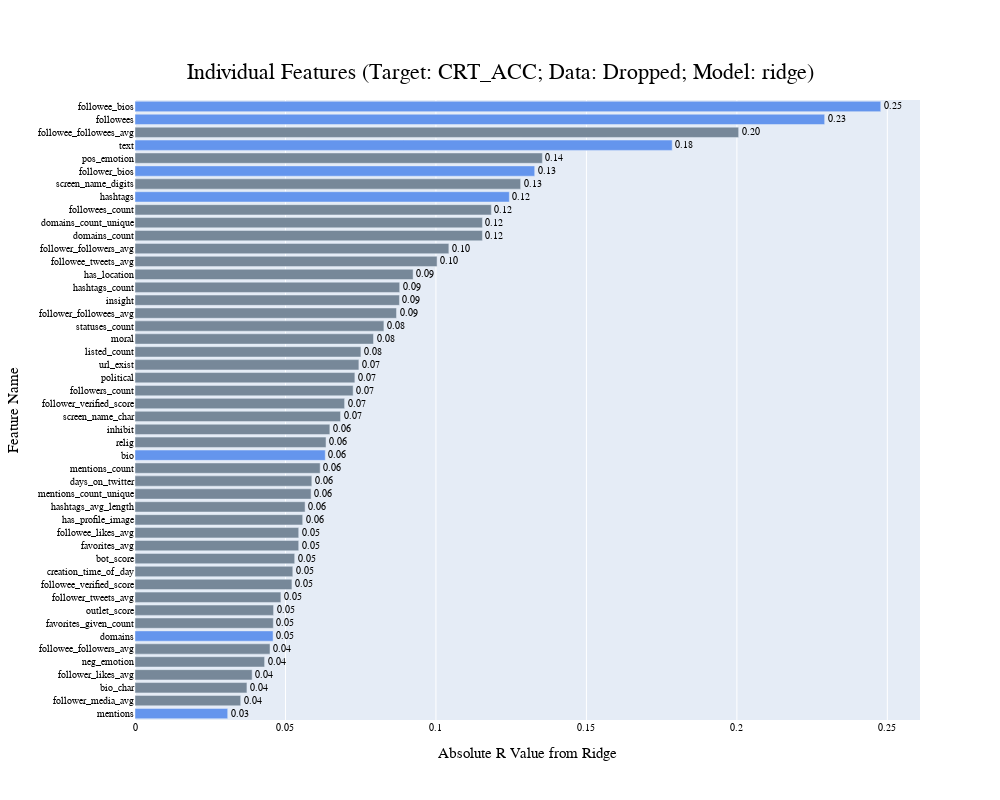
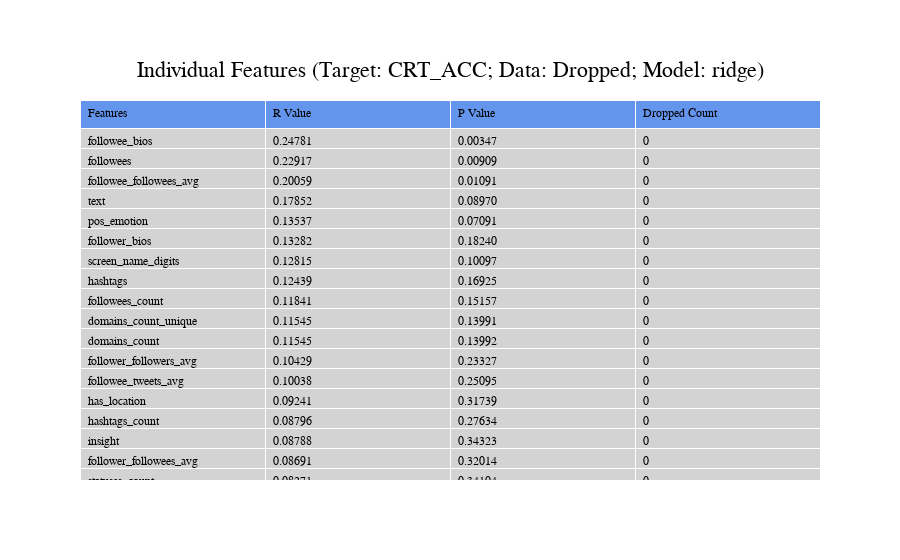

Source (notebook cell) for these figures, in order:
### Code cell
# run this cell to get the best n_components and min_df from tuning in Section 1 and transform the new data 
# best_components = {}
# best_mindf = {}
individual_results_df = pd.DataFrame({})
# feature_dict = {}

# for feat in text_features: 
#     best_components[feat] = tuning.get_optimal_mappings(feat, RESULTS_FOLDER_HISTORY_SVD, 'n_components')[0]
#     best_mindf[feat] = tuning.get_optimal_mappings(feat, RESULTS_FOLDER_HISTORY_MINDF, 'min_df')[0]
    
for feature in target_feats:
    
    print("~~~~~~~~~~~~~~~~~~~~~~~~")
    print(feature)
    
    # choose random splits
#     splits = []
#     for i in range(0, MY_SPLITS):
#         n = random.randint(0, 999999)
#         splits.append(n)
    
    # create X and Y from data 
    X_original = data[feature]
    Y_original = data[MY_TARGET]
    
    # set r and p sums to 0
    total_r = 0
    total_p = 0
    
    for s in [1,2,3,4,5]:
        # split data into train test set
        X_train, X_test, Y_train, Y_test = model.split_data(X_original, Y_original, MY_TARGET, .2, s)
        
        # transform data 
        if feature in text_features:
            if feature == 'bio': # bio max min_df is much smaller than the other text features 
                MY_MAXMINDF = 10
            else:
                MY_MAXMINDF = 40
            best_mindfs = model.tune_mindf(feature, MY_TARGET, X_train, Y_train, MY_MAXMINDF, MY_SPLITS, 20, my_binary=False)
            X, Y, na_count = model.transform_feature(data, feature, MY_TARGET, my_min_df=best_mindfs[0], 
                                     my_n_components=20, my_binary=False)
        else:
            X, Y, na_count = model.transform_feature(data, feature, MY_TARGET)
        
        # split data into train test set (same split)
        X_train, X_test, Y_train, Y_test = model.split_data(X, Y, MY_TARGET, .2, s)
        
        # feature selection with ElasticNet on train set 
        X_train, X_test, Y_train, Y_test = model.feature_selection(X_train, X_test, Y_train, Y_test)
        
#         # add to feature dict
#         feature_dict[feature] = [X_train, X_test, Y_train, Y_test]
        
        # predict on test set 
        results = model.predict(X_train, X_test, Y_train, Y_test, MY_MODEL, MY_PARAMS)
        
        print(results)
        
        # add to r, p totals
        total_r += results['r']
        total_p += results['p']
    
    # add individual feature results to results dataframe
    f_results = {}
    f_results['r'] = total_r /  MY_SPLITS
    f_results['p'] = total_p / MY_SPLITS
    f_results['feature'] = feature
    f_results['na_count'] = na_count
        
    individual_results_df = individual_results_df.append(f_results, ignore_index = True)

# create and show plots
plot, chart = model.create_plotly_individual(individual_results_df, MY_TARGET, DATAFRAME_TYPE, MY_MODEL)
plot.show()
chart.show()

# save results and plots 
isExist = os.path.exists(RESULTS_FOLDER_IF)
if not isExist:
    os.makedirs(RESULTS_FOLDER_IF)  
individual_results_df.to_pickle(RESULTS_FOLDER_IF + 'individual_features_df.pickle')
plot.write_html(RESULTS_FOLDER_IF + "individual_features_plot.html")
chart.write_html(RESULTS_FOLDER_IF + "individual_features_chart.html")

### Figure 1 — Plotly figure (JSON) as saved in the notebook; plotly's stock layout.template omitted (floating-point values rounded to 4 significant figures)
{"data": [{"marker": {"color": ["cornflowerblue", "lightslategray", "lightslategray", "lightslategray", "lightslategray", "lightslategray", "cornflowerblue", "lightslategray", "lightslategray", "lightslategray", "lightslategray", "lightslategray", "lightslategray", "lightslategray", "lightslategray", "lightslategray", "lightslategray", "lightslategray", "lightslategray", "lightslategray", "cornflowerblue", "lightslategray", "lightslategray", "lightslategray", "lightslategray", "lightslategray", "lightslategray", "lightslategray", "lightslategray", "lightslategray", "lightslategray", "lightslategray", "lightslategray", "lightslategray", "lightslategray", "lightslategray", "lightslategray", "lightslategray", "lightslategray", "lightslategray", "cornflowerblue", "lightslategray", "cornflowerblue", "lightslategray", "cornflowerblue", "lightslategray", "cornflowerblue", "cornflowerblue"]}, "orientation": "h", "text": ["0.03", "0.04", "0.04", "0.04", "0.04", "0.04", "0.05", "0.05", "0.05", "0.05", "0.05", "0.05", "0.05", "0.05", "0.05", "0.06", "0.06", "0.06", "0.06", "0.06", "0.06", "0.06", "0.06", "0.07", "0.07", "0.07", "0.07", "0.07", "0.08", "0.08", "0.08", "0.09", "0.09", "0.09", "0.09", "0.10", "0.10", "0.12", "0.12", "0.12", "0.12", "0.13", "0.13", "0.14", "0.18", "0.20", "0.23", "0.25"], "textfont": {"size": 10}, "textposition": "outside", "type": "bar", "x": [0.03081, 0.03513, 0.0372, 0.03893, 0.04307, 0.04487, 0.04588, 0.04597, 0.04605, 0.04847, 0.05215, 0.05244, 0.05307, 0.0544, 0.05441, 0.05572, 0.05652, 0.05851, 0.05876, 0.06153, 0.06323, 0.06348, 0.06475, 0.0683, 0.06965, 0.07248, 0.07306, 0.07439, 0.07508, 0.07925, 0.08271, 0.08691, 0.08788, 0.08796, 0.09241, 0.1004, 0.1043, 0.1155, 0.1155, 0.1184, 0.1244, 0.1281, 0.1328, 0.1354, 0.1785, 0.2006, 0.2292, 0.2478], "y": ["mentions", "follower_media_avg", "bio_char", "follower_likes_avg", "neg_emotion", "followee_followers_avg", "domains", "favorites_given_count", "outlet_score", "follower_tweets_avg", "followee_verified_score", "creation_time_of_day", "bot_score", "favorites_avg", "followee_likes_avg", "has_profile_image", "hashtags_avg_length", "mentions_count_unique", "days_on_twitter", "mentions_count", "bio", "relig", "inhibit", "screen_name_char", "follower_verified_score", "followers_count", "political", "url_exist", "listed_count", "moral", "statuses_count", "follower_followees_avg", "insight", "hashtags_count", "has_location", "followee_tweets_avg", "follower_followers_avg", "domains_count", "domains_count_unique", "followees_count", "hashtags", "screen_name_digits", "follower_bios", "pos_emotion", "text", "followee_followees_avg", "followees", "followee_bios"]}], "layout": {"font": {"color": "black", "family": "Courier New, monospace", "size": 10}, "height": 800, "title": {"font": {"size": 22}, "text": "Individual Features (Target: CRT_ACC; Data: Dropped; Model: ridge)", "x": 0.5, "xanchor": "center", "y": 0.92, "yanchor": "top"}, "width": 1000, "xaxis": {"title": {"font": {"size": 15}, "text": "Absolute R Value from Ridge"}}, "yaxis": {"tickmode": "linear", "title": {"font": {"size": 15}, "text": "Feature Name"}}}}

### Figure 2 — Plotly figure (JSON) as saved in the notebook; plotly's stock layout.template omitted (floating-point values rounded to 4 significant figures; data arrays with more than 128 entries replaced by an {"elided": "..."} marker saying what was removed)
{"data": [{"cells": {"align": "left", "fill": {"color": "lightgray"}, "values": {"elided": "4x48 mixed values"}}, "header": {"align": "left", "fill": {"color": "cornflowerblue"}, "values": ["Features", "R Value", "P Value", "Dropped Count"]}, "type": "table"}], "layout": {"font": {"color": "black", "family": "Courier New, monospace", "size": 12}, "title": {"font": {"size": 22}, "text": "Individual Features (Target: CRT_ACC; Data: Dropped; Model: ridge)", "x": 0.5, "xanchor": "center", "y": 0.89, "yanchor": "top"}}}
